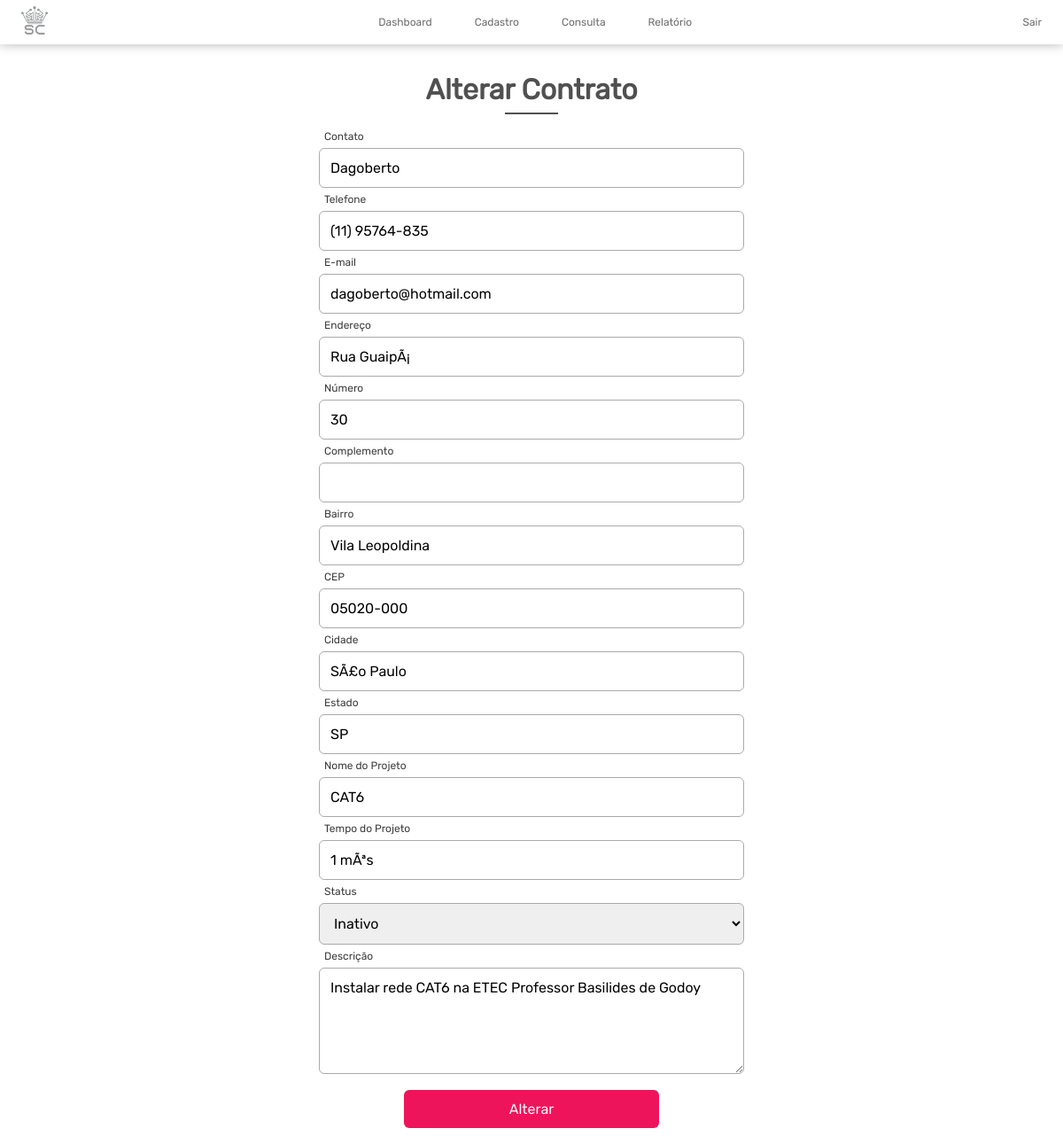
Page /php/dashboard/edita.php?cod=1 (signed in) on the committed database.
### tables this page shows
create table tbl_Contrato(
	cd_Contrato int primary key auto_increment,
    nm_Contato varchar(80) not null,
    no_Telefone varchar(14),
    ds_Email varchar(80) not null,
    ds_logradouro varchar(60) not null,
    no_Logradouro varchar(5) not null,
    ds_Complemento varchar(60),
	ds_Bairro varchar(60) not null,
    no_Cep char(9) not null,
    ds_Cidade varchar(60) not null,   
    sg_UF char(2) not null,
    nm_Projeto varchar(80) not null,
    ds_TempoProj varchar(10),
    ds_Projeto varchar(255),
    sg_status bit not null
)default;

### php/dashboard/edita.php (the view, shortened to what this page needs)
<?php
include "conexao.php";
$cod = $_GET['cod'];
		$sql = "select * from tbl_Contrato where cd_Contrato = '$cod'";
		$query = mysqli_query($con, $sql);
		$row = mysqli_fetch_array($query);
?>
<!DOCTYPE html>
<html lang="pt-br">
<head>
<link href="../../css/styleDash2.css" rel="stylesheet" type="text/css">
</head>
<body>
	<?php include("topo.php");?>
    <div class="container" style="margin-top:5vw;">
        <h1>Alterar Contrato</h1>
            <form name="frmContrato" method="post" action="alteraProj.php">
				<label>Contato</label>
				<input type="text" name="txtContato" value="<?php echo $row['nm_Contato']; ?>" maxlength="80" autocomplete="off" required>
				<label>Telefone</label>
				<input type="text" id="telefone" name="txtTelefone" value="<?php echo $row['no_Telefone']; ?>" autocomplete="off" required>
				<label>E-mail</label>
				<input type="text" name="txtEmail" value="<?php echo $row['ds_Email']; ?>" maxlength="80" autocomplete="off" required>
				<label>Endereço</label>
				<input type="text" name="txtLogradouro" value="<?php echo $row['ds_logradouro']; ?>" maxlength="60" autocomplete="off" required>
				<label>Número</label>
				<input type="text" id="numero" name="TxtNumeroLogradouro" value="<?php echo $row['no_Logradouro']; ?>" autocomplete="off" required>
				<label>Complemento</label>
				<input type="text" name="txtComplemento" value="<?php echo $row['ds_Complemento'];?>" maxlength="60" autocomplete="off">
				<label>Bairro</label>
				<input type="text" name="txtBairro" value="<?php echo $row['ds_Bairro']; ?>" maxlength="60" autocomplete="off" required>
				<label>CEP</label>
				<input type="text" id="cep" name="txtCep" value="<?php echo $row['no_Cep']; ?>" autocomplete="off" required>
				<label>Cidade</label>
				<input type="text" name="txtCidade" value="<?php echo $row['ds_Cidade']; ?>" maxlength="60" autocomplete="off" required>
				<label>Estado</label>
				<input type="text" id="estado" name="txtEstado" value="<?php echo $row['sg_UF']; ?>" autocomplete="off" required>
				<label>Nome do Projeto</label>
				<input type="text" name="txtNomeprojeto" value="<?php echo $row['nm_Projeto']; ?>" maxlength="80" autocomplete="off" required>
				<label>Tempo do Projeto</label>
				<input type="text" name="txtTempo" value="<?php echo $row['ds_TempoProj']; ?>" maxlength="10" autocomplete="off" required>
				<label>Status</label>
                <select name="sltStatus" autocomplete="off" required>
					<?php if ($row['sg_status'] == 1) {
						echo '<option value=1 selected>Ativo</option>';
						echo '<option value=0>Inativo</option>';
					}
					else{
						echo '<option value=0 selected>Inativo</option>';
					}
					?>
				</select>
				<label>Descrição</label>
				<textarea name="txtDescricao"><?php echo $row['ds_Projeto']; ?></textarea>
                <input type="submit" value="Alterar" class="botVermelho">
            </form>
	</div>
</body>
</html>

### php/dashboard/topo.php (shortened to what this page needs)
<!DOCTYPE html>
<html lang="pt-br">
<head>
<link href="../../css/styleTopo.css" rel="stylesheet" type="text/css">
<body>
	<nav class = "menu">
		<a href="../../home.php"><img id="logoHome" src="../../img/icon/logo.png"></a>
		<ul>
			<li><a href="indexa.php">Dashboard</a></li>
			<li><a href="#">Cadastro</a>
			</li>
			<li><a href="#">Consulta</a>
			</li>
			<li><a href="#">Relatório</a>
			</li>
		</ul>
		<a href="../logout.php" style="color: white" id="sair">Sair</a>
	</nav>
</body>
</html>

### css/styleDash2.css (style rules this page uses)
* { margin: 0; padding: 0; }
body { display: flex; justify-content: center; align-items: center; flex-wrap: wrap; height: 100vh; font-family: Rubik; }
.container { width: 40vw; padding: 1vw; display: flex; align-items: center; justify-content: center; flex-wrap: wrap; }
.container form { display: flex; justify-content: center; flex-wrap: wrap; }
h1 { text-align: center; position: relative; display: flex; justify-content: center; padding: .8vw 0; margin-bottom: 1.5vw; color: rgb(80,80,80); }
h1::after { content: ""; position: absolute; bottom: 0; height: .15vw; width: 25%; background-color: rgb(80,80,80); }
input, select, textarea { font-family: Rubik; width:100%; border: .1vw solid #aaa; border-radius: .5vw; margin: .5vw 0; padding: 1vw; font-size:12pt; color:black; outline: none; box-sizing: border-box; transition: background-color .3s; }
textarea { resize: vertical; min-height: 10vw }
.botVermelho { margin-top: 1vw; width: 60%; cursor: pointer; background-color: #ed145b; border: none; color: white; }
label { width: 100%; margin-left: .5vw; font-size: 1vw; color: rgb(55, 55, 55); }

### css/styleTopo.css (style rules this page uses)
* { margin:0; padding:0; }
body { margin:0; padding:0; font-family: Rubik; }
.menu { width:100%; background-color: #fff; box-shadow: 0 0 1vw rgba(0,0,0,0.3); display: flex; align-items: center; justify-content: space-between; padding: 0 2vw; box-sizing: border-box; position: fixed; top: 0; z-index: 1000; }
.menu > a img { width: 2.5vw; margin: .5vw 0 }
.menu > ul { list-style:none; text-decoration:none; }
.menu ul li { float: left; margin: 0 1vw; }
.menu ul a { padding: 1.5vw 1vw; display:block; text-decoration:none; text-align:center; color:rgba(55, 55, 55, 0.75); font-size: 1vw; }
#sair { text-decoration: none; color: rgba(55, 55, 55, 0.75) !important; font-size: 1vw; }

### rows in the picture
tbl_contrato: txtContato "Dagoberto", txtTelefone "(11) 95764-835", txtEmail "dagoberto@hotmail.com", txtLogradouro "Rua GuaipÃ¡", TxtNumeroLogradouro "30", txtBairro "Vila Leopoldina", txtCep "05020-000", txtCidade "SÃ£o Paulo", txtEstado "SP", txtNomeprojeto "CAT6", txtTempo "1 mÃªs", sltStatus "Inativo", txtDescricao "Instalar rede CAT6 na ETEC Professor Basilides de Godoy"
